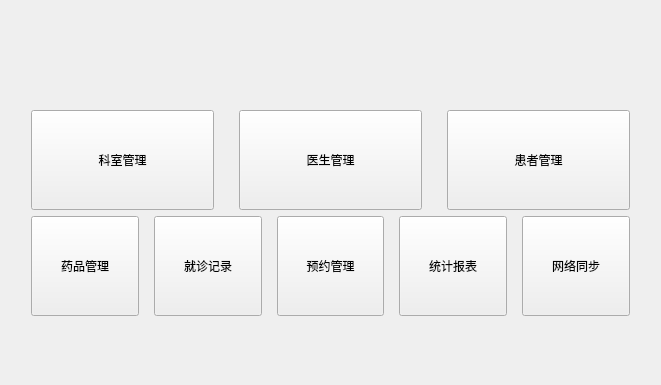
<?xml version="1.0" encoding="UTF-8"?>
<ui version="4.0">
 <class>WelcomeView</class>
 <widget class="QWidget" name="WelcomeView">
  <property name="geometry">
   <rect>
    <x>0</x>
    <y>0</y>
    <width>661</width>
    <height>385</height>
   </rect>
  </property>
  <property name="windowTitle">
   <string>欢迎</string>
  </property>
  <layout class="QVBoxLayout" name="verticalLayout">
   <item>
    <widget class="QLabel" name="label">
     <property name="text">
      <string/>
     </property>
    </widget>
   </item>
   <item>
    <widget class="QLabel" name="label_2">
     <property name="text">
      <string/>
     </property>
    </widget>
   </item>
   <item>
    <spacer name="verticalSpacer">
     <property name="orientation">
      <enum>Qt::Orientation::Vertical</enum>
     </property>
     <property name="sizeHint" stdset="0">
      <size>
       <width>20</width>
       <height>40</height>
      </size>
     </property>
    </spacer>
   </item>
   <item>
    <layout class="QHBoxLayout" name="horizontalLayout">
     <property name="spacing">
      <number>25</number>
     </property>
     <property name="leftMargin">
      <number>20</number>
     </property>
     <property name="rightMargin">
      <number>20</number>
     </property>
     <item>
      <widget class="QPushButton" name="btDepartment">
       <property name="minimumSize">
        <size>
         <width>100</width>
         <height>100</height>
        </size>
       </property>
       <property name="text">
        <string>科室管理</string>
       </property>
      </widget>
     </item>
     <item>
      <widget class="QPushButton" name="btDoctor">
       <property name="minimumSize">
        <size>
         <width>100</width>
         <height>100</height>
        </size>
       </property>
       <property name="text">
        <string>医生管理</string>
       </property>
      </widget>
     </item>
     <item>
      <widget class="QPushButton" name="btPatient">
       <property name="minimumSize">
        <size>
         <width>100</width>
         <height>100</height>
        </size>
       </property>
       <property name="text">
        <string>患者管理</string>
       </property>
      </widget>
     </item>
    </layout>
   </item>
   <item>
    <layout class="QHBoxLayout" name="horizontalLayout_2">
     <property name="spacing">
      <number>15</number>
     </property>
     <property name="leftMargin">
      <number>20</number>
     </property>
     <property name="rightMargin">
      <number>20</number>
     </property>
     <item>
      <widget class="QPushButton" name="btMedicine">
       <property name="minimumSize">
        <size>
         <width>100</width>
         <height>100</height>
        </size>
       </property>
       <property name="text">
        <string>药品管理</string>
       </property>
      </widget>
     </item>
     <item>
      <widget class="QPushButton" name="btMedicalRecord">
       <property name="minimumSize">
        <size>
         <width>100</width>
         <height>100</height>
        </size>
       </property>
       <property name="text">
        <string>就诊记录</string>
       </property>
      </widget>
     </item>
     <item>
      <widget class="QPushButton" name="btAppointment">
       <property name="minimumSize">
        <size>
         <width>100</width>
         <height>100</height>
        </size>
       </property>
       <property name="text">
        <string>预约管理</string>
       </property>
      </widget>
     </item>
     <item>
      <widget class="QPushButton" name="btStatistics">
       <property name="minimumSize">
        <size>
         <width>100</width>
         <height>100</height>
        </size>
       </property>
       <property name="text">
        <string>统计报表</string>
       </property>
      </widget>
     </item>
     <item>
      <widget class="QPushButton" name="btNetworkSync">
       <property name="minimumSize">
        <size>
         <width>100</width>
         <height>100</height>
        </size>
       </property>
       <property name="text">
        <string>网络同步</string>
       </property>
      </widget>
     </item>
    </layout>
   </item>
   <item>
    <spacer name="verticalSpacer_2">
     <property name="orientation">
      <enum>Qt::Orientation::Vertical</enum>
     </property>
     <property name="sizeHint" stdset="0">
      <size>
       <width>20</width>
       <height>40</height>
      </size>
     </property>
    </spacer>
   </item>
  </layout>
 </widget>
 <resources/>
 <connections/>
</ui>
